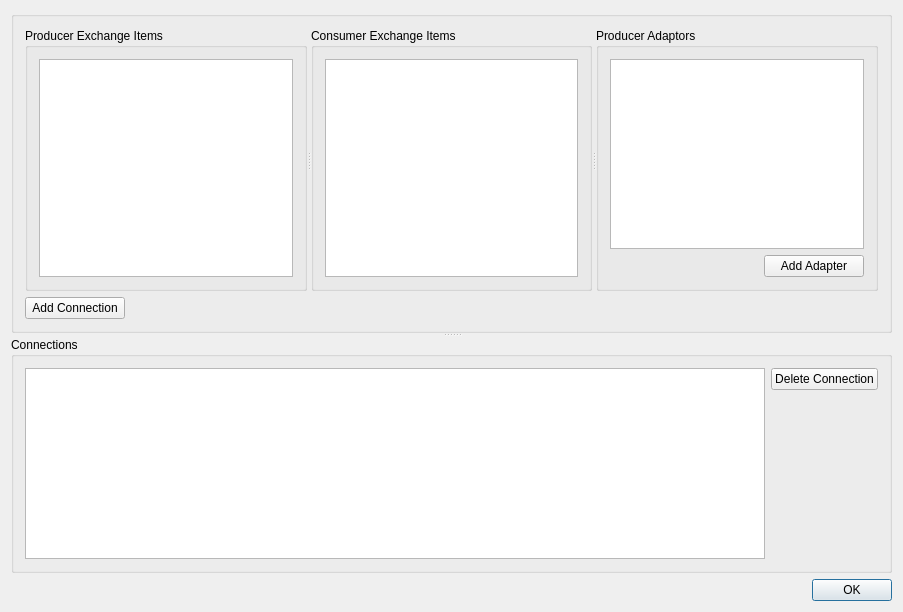
<ui version="4.0">
 <author></author>
 <comment></comment>
 <class>ConnectionDialog</class>
 <widget class="QDialog" name="ConnectionDialog">
  <property name="geometry">
   <rect>
    <x>0</x>
    <y>0</y>
    <width>903</width>
    <height>612</height>
   </rect>
  </property>
  <property name="windowTitle">
   <string>HydroCouple Connection</string>
  </property>
  <layout class="QVBoxLayout" name="verticalLayout">
   <item>
    <widget class="QSplitter" name="splitter">
     <property name="orientation">
      <enum>Qt::Vertical</enum>
     </property>
     <widget class="QGroupBox" name="groupBox">
      <layout class="QVBoxLayout" name="verticalLayout_4">
       <item>
        <widget class="QSplitter" name="splitterProducerConsumer">
         <property name="orientation">
          <enum>Qt::Horizontal</enum>
         </property>
         <widget class="QGroupBox" name="groupBoxProducer">
          <property name="title">
           <string>Producer Exchange Items</string>
          </property>
          <layout class="QHBoxLayout" name="horizontalLayout_2">
           <item>
            <widget class="QTreeView" name="treeViewProducer"/>
           </item>
          </layout>
         </widget>
         <widget class="QGroupBox" name="groupBoxConsumer">
          <property name="title">
           <string>Consumer Exchange Items</string>
          </property>
          <layout class="QHBoxLayout" name="horizontalLayout">
           <item>
            <widget class="QTreeView" name="treeViewConsumer"/>
           </item>
          </layout>
         </widget>
         <widget class="QGroupBox" name="groupBoxAdapter">
          <property name="title">
           <string>Producer Adaptors</string>
          </property>
          <layout class="QVBoxLayout" name="verticalLayout_3">
           <item>
            <widget class="QTreeView" name="treeViewAdapters"/>
           </item>
           <item>
            <layout class="QHBoxLayout" name="horizontalLayout_3">
             <item>
              <spacer name="horizontalSpacer">
               <property name="orientation">
                <enum>Qt::Horizontal</enum>
               </property>
               <property name="sizeHint" stdset="0">
                <size>
                 <width>40</width>
                 <height>20</height>
                </size>
               </property>
              </spacer>
             </item>
             <item>
              <widget class="QPushButton" name="pushButtonAddAdapter">
               <property name="minimumSize">
                <size>
                 <width>100</width>
                 <height>0</height>
                </size>
               </property>
               <property name="text">
                <string>Add Adapter</string>
               </property>
              </widget>
             </item>
            </layout>
           </item>
          </layout>
         </widget>
        </widget>
       </item>
       <item>
        <layout class="QHBoxLayout" name="horizontalLayout_5">
         <item>
          <widget class="QPushButton" name="pushButtonAddConnection">
           <property name="minimumSize">
            <size>
             <width>100</width>
             <height>0</height>
            </size>
           </property>
           <property name="text">
            <string>Add Connection</string>
           </property>
          </widget>
         </item>
         <item>
          <spacer name="horizontalSpacer_2">
           <property name="orientation">
            <enum>Qt::Horizontal</enum>
           </property>
           <property name="sizeHint" stdset="0">
            <size>
             <width>40</width>
             <height>20</height>
            </size>
           </property>
          </spacer>
         </item>
        </layout>
       </item>
      </layout>
     </widget>
     <widget class="QGroupBox" name="groupBoxConnections">
      <property name="title">
       <string>Connections</string>
      </property>
      <layout class="QHBoxLayout" name="horizontalLayout_4">
       <item>
        <widget class="QListView" name="listView"/>
       </item>
       <item>
        <layout class="QVBoxLayout" name="verticalLayout_2">
         <item>
          <widget class="QPushButton" name="pushButtonDeleteConnection">
           <property name="minimumSize">
            <size>
             <width>100</width>
             <height>0</height>
            </size>
           </property>
           <property name="text">
            <string>Delete Connection</string>
           </property>
          </widget>
         </item>
         <item>
          <spacer name="verticalSpacer">
           <property name="orientation">
            <enum>Qt::Vertical</enum>
           </property>
           <property name="sizeHint" stdset="0">
            <size>
             <width>20</width>
             <height>40</height>
            </size>
           </property>
          </spacer>
         </item>
        </layout>
       </item>
      </layout>
     </widget>
    </widget>
   </item>
   <item>
    <widget class="QDialogButtonBox" name="buttonBox">
     <property name="orientation">
      <enum>Qt::Horizontal</enum>
     </property>
     <property name="standardButtons">
      <set>QDialogButtonBox::Ok</set>
     </property>
    </widget>
   </item>
  </layout>
 </widget>
 <layoutdefault spacing="6" margin="11"/>
 <resources/>
 <connections/>
</ui>
